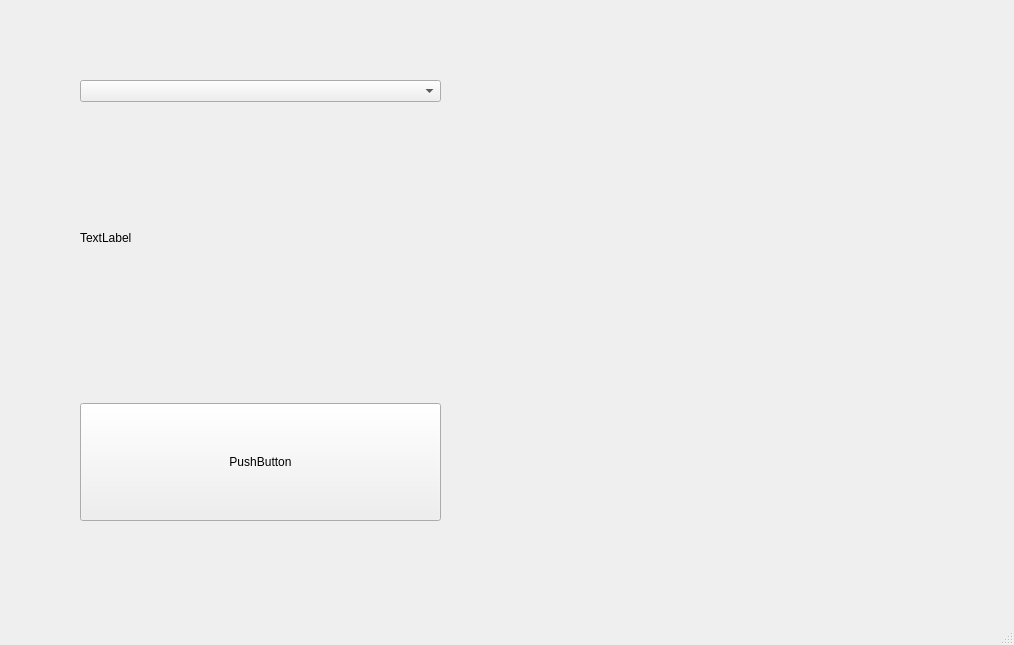
<?xml version="1.0" encoding="UTF-8"?>
<ui version="4.0">
 <class>MainWindow</class>
 <widget class="QMainWindow" name="MainWindow">
  <property name="geometry">
   <rect>
    <x>0</x>
    <y>0</y>
    <width>1014</width>
    <height>645</height>
   </rect>
  </property>
  <property name="windowTitle">
   <string>MainWindow</string>
  </property>
  <widget class="QWidget" name="centralwidget">
   <widget class="QWidget" name="verticalLayoutWidget">
    <property name="geometry">
     <rect>
      <x>80</x>
      <y>80</y>
      <width>361</width>
      <height>441</height>
     </rect>
    </property>
    <layout class="QVBoxLayout" name="verticalLayout">
     <item>
      <layout class="QHBoxLayout" name="horizontalLayout">
       <item>
        <widget class="QComboBox" name="acilirListe">
         <property name="sizePolicy">
          <sizepolicy hsizetype="MinimumExpanding" vsizetype="Minimum">
           <horstretch>0</horstretch>
           <verstretch>0</verstretch>
          </sizepolicy>
         </property>
        </widget>
       </item>
      </layout>
     </item>
     <item>
      <spacer name="verticalSpacer">
       <property name="orientation">
        <enum>Qt::Vertical</enum>
       </property>
       <property name="sizeType">
        <enum>QSizePolicy::Fixed</enum>
       </property>
       <property name="sizeHint" stdset="0">
        <size>
         <width>20</width>
         <height>70</height>
        </size>
       </property>
      </spacer>
     </item>
     <item>
      <widget class="QLabel" name="label">
       <property name="sizePolicy">
        <sizepolicy hsizetype="Preferred" vsizetype="Expanding">
         <horstretch>0</horstretch>
         <verstretch>0</verstretch>
        </sizepolicy>
       </property>
       <property name="text">
        <string>TextLabel</string>
       </property>
      </widget>
     </item>
     <item>
      <spacer name="verticalSpacer_2">
       <property name="orientation">
        <enum>Qt::Vertical</enum>
       </property>
       <property name="sizeType">
        <enum>QSizePolicy::Fixed</enum>
       </property>
       <property name="sizeHint" stdset="0">
        <size>
         <width>20</width>
         <height>100</height>
        </size>
       </property>
      </spacer>
     </item>
     <item>
      <widget class="QPushButton" name="buton">
       <property name="sizePolicy">
        <sizepolicy hsizetype="Minimum" vsizetype="MinimumExpanding">
         <horstretch>0</horstretch>
         <verstretch>0</verstretch>
        </sizepolicy>
       </property>
       <property name="text">
        <string>PushButton</string>
       </property>
      </widget>
     </item>
    </layout>
   </widget>
  </widget>
  <widget class="QMenuBar" name="menubar">
   <property name="geometry">
    <rect>
     <x>0</x>
     <y>0</y>
     <width>1014</width>
     <height>21</height>
    </rect>
   </property>
  </widget>
  <widget class="QStatusBar" name="statusbar"/>
 </widget>
 <resources/>
 <connections/>
</ui>
